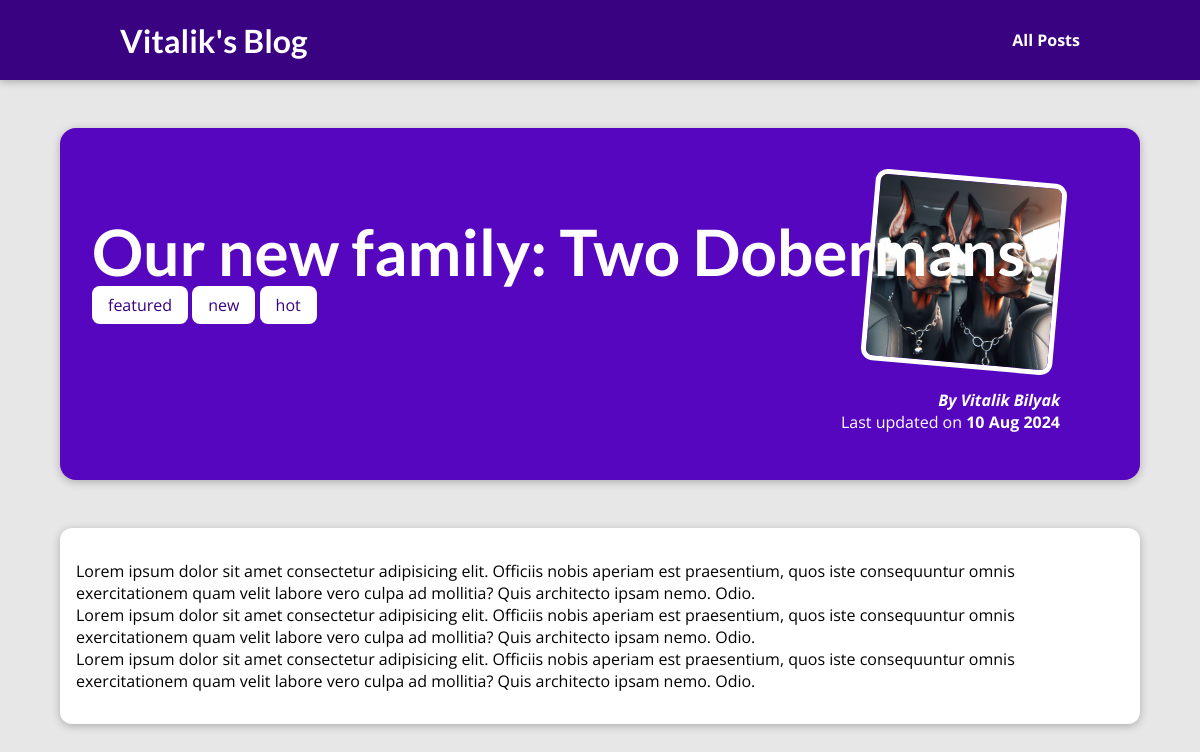
The page /posts/Our_new_family on the database its author committed.
### blog/models.py (models this page shows, shortened)
class Post(models.Model):
    title = models.CharField(max_length=150)
    excerpt = models.CharField(max_length=200)
    image_name = models.CharField(max_length=100)
    date = models.DateField(auto_now=True)
    slug = models.SlugField(unique=True, db_index=True)
    content = models.TextField(validators=[MinLengthValidator(10)])
    author = models.ForeignKey(
        Author, on_delete=models.SET_NULL, null=True,related_name="posts")
    tags = models.ManyToManyField(Tag)

class Tag(models.Model):
  caption = models.CharField(max_length=20)

class Author(models.Model):
    first_name = models.CharField(max_length=100)
    last_name = models.CharField(max_length=100)
    email_address = models.EmailField()
    def full_name(self):
        return f"{self.first_name} {self.last_name}"
    def __str__(self):
        return self.full_name()

### blog/views.py (the view)
# urls.py: path("posts/<slug:slug>", views.post_datail, name="post-datail-page")
def post_datail(request, slug):
    indentified_post= get_object_or_404(Post, slug=slug)
    return render(request, "post-detail.html" ,{
        "post": indentified_post,
        "post_tags": indentified_post.tags.all()
    })

### blog/templates/post-detail.html (shortened to what this page needs)
{% extends "base.html" %}
{% load static %}
{% block css_files %}
  <link rel="stylesheet" href="{% static "post-datail.css" %}">
{% endblock %}
{% block content %}
  <section id="summary">
    <h2>{{ post.title }}</h2>
    <div>
      {% for tag in post_tags %}
        <span class=tag>{{ tag.caption }}</span>
      {% endfor %}
    </div>
    <article>
     <img src="{% static "images/"|add:post.image_name %}" alt="{{ post.title }}">
      <address>By <a href="mailton:{{post.author.email_address }}">{{ post.author }}</a></address>
      <div>
        Last updated on <time>{{ post.date|date:'d M Y' }}</time>
      </div>
    </article>
  </section>
  <main>
    {{ post.content|linebreaks }}
  </main>
{% endblock %}

### static/app.css (style rules this page uses)
* { box-sizing: border-box; }
html { font-family: 'Open Sans', 'Lato', sans-serif; }
body { margin: 0; }
h1, h2, h3 { font-family: 'Lato', sans-serif; font-weight: bold; }

### blog/static/post-datail.css (style rules this page uses)
body { background-color: #e7e7e7; }
#summary { margin: 8rem auto 3rem auto; padding: 2rem; width: 90%; max-width: 90rem; border-radius: 16px; background-color: #5706c0; position: relative; box-shadow: 0 2px 8px rgba(0, 0, 0, 0.25); height: 22rem; }
#summary h2 { color: white; font-size: 4rem; position: relative; z-index: 2; margin-bottom: 0.25rem; }
#summary article { position: absolute; top: 2rem; right: 3rem; padding: 1rem 2rem; border-radius: 12px; text-align: right; color: white; }
#summary article img { width: 12rem; height: 12rem; border-radius: 12px; transform: rotateZ(5deg); border: 5px solid white; margin-bottom: 1rem; z-index: 1; }
#summary address { font-weight: bold; }
#summary a { color: white; text-decoration: none; }
#summary time { font-weight: bold; }
main { width: 90%; max-width: 90rem; margin: 3rem auto; background-color: white; padding: 1rem; border-radius: 12px; box-shadow: 0 2px 8px rgba(0, 0, 0, 0.25); }
.tag { background-color: white; color: #390281; padding: 0.5rem 1rem; border-radius: 8px; width: max-content; }

### rows shown on the page
Post: title "Our new family: Two Dobermans!", image_name (picture), author "Vitalik Bilyak", date "10 Aug 2024", content "Lorem ipsum dolor sit amet consectetur adipisicing elit. Officiis nobis aperiam est praesentium, quos iste consequuntur omnis exercitationem quam velit labore vero culpa ad mollitia? Quis architecto ipsam nemo. Odio. Lorem ipsum dolor sit amet consectetur adipisicing elit. Officiis nobis aperiam est praesentium, quos iste consequuntur omnis exercitationem quam velit labore vero culpa ad mollitia? Quis architecto ipsam nemo. Odio. Lorem ipsum dolor sit amet consectetur adipisicing elit. Officiis nobis aperiam est praesentium, quos iste consequuntur omnis exercitationem quam velit labore vero culpa ad mollitia? Quis architecto ipsam nemo. Odio."
Tag: caption "featured"
Tag: caption "new"
Tag: caption "hot"
